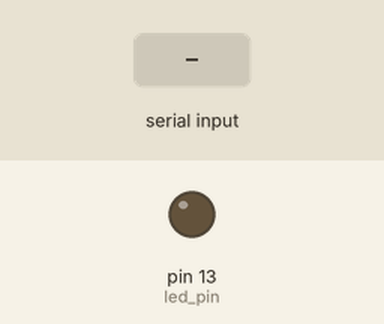
Recording of a sketch running on a simulated Arduino Uno, built with avr-gcc and run on an emulated ATmega328P. Shown: output pins drawn as LEDs (lit = HIGH). Dashed ring = blinking. Inputs (shaded band) come from the test bench. What the sketch prints to the serial monitor is not drawn.

Above: at 1.2 s.
1.3 s: "1" received over Serial
At 1.7 s:
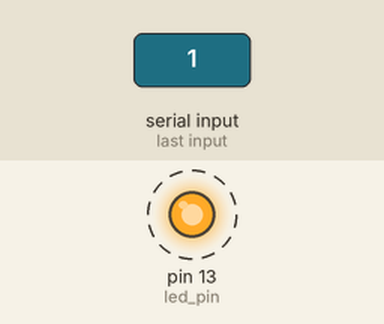
4.3 s: "2" received over Serial
At 5.3 s:
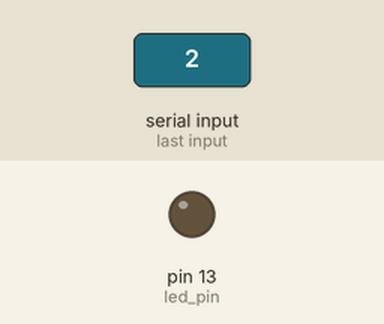
Timing chart, 0 to 7.3 s (numbered marks = the images above; inputs shaded):
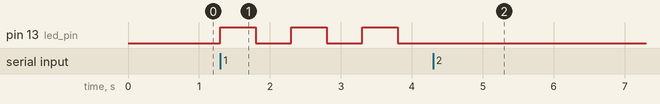

Measured:
- after the input at 1.3 s, pin 13 (led_pin): alternates HIGH for 0.50 s and LOW for 0.50 s, starting at once
- after the input at 4.3 s, pin 13 (led_pin): stops changing and stays LOW

The sketch:

LED_Control.ino
```cpp
int led_speed_low  = 500;
int led_speed_high = 500;
int led_pin        = 13;
int uplow          = 50;
boolean play       = false;
int p              =led_speed_high;
void setup() {
  Serial.begin(9600);
  Serial.println("Ready");
  pinMode(led_pin, OUTPUT);
}

void loop() {
  readData();
  playled();
}
void readData(){
  if(Serial.available()>0){
    char c = Serial.read();
    Serial.println(c);
    switch(c){
      case '1':
        play = true;
        Serial.println("開啟");
        break;
      case '2':
        play = false;
        Serial.print("關閉");
        break;
      case '3':
        if(led_speed_low > 50 && led_speed_high > 50){
          led_speed_low -= uplow;
          led_speed_high -= uplow;
          p += uplow;
        }else{
          Serial.print("速度最快為950");
        }
        Serial.print("速度為: ");
        Serial.println(p);
        break;
      case '4':
        if(led_speed_low < 950 && led_speed_high < 950){
          led_speed_low += uplow;
          led_speed_high += uplow;
          p -= uplow;
        }else{
          Serial.println("速度最慢為50");
        }
        Serial.print("速度為: ");
        Serial.println(p);
        break;
      case '5':
        led_speed_low = 0;
        Serial.print("恆亮");
        break;
    }
  }
}
void playled(){
  if(play){
    digitalWrite(led_pin, HIGH);
    delay(led_speed_high);
    digitalWrite(led_pin, LOW);
    delay(led_speed_low);

  }
}
```
